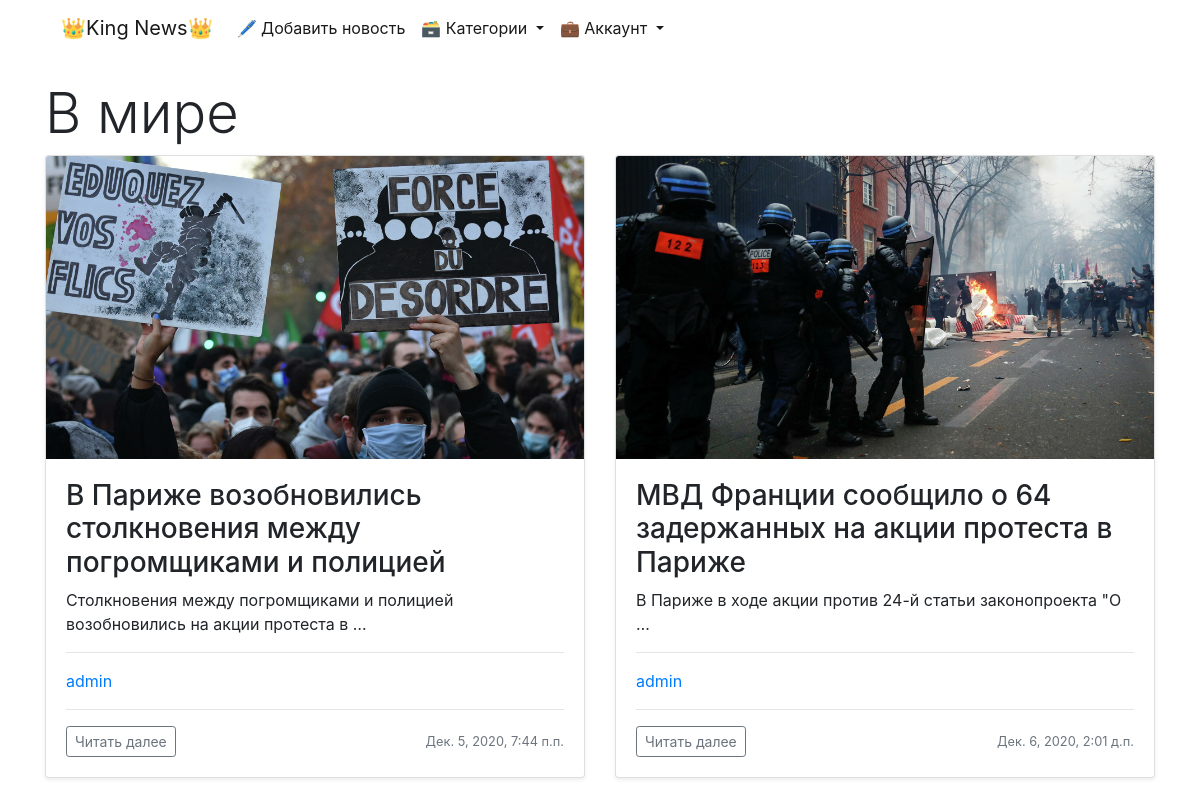
The app's page /news/category/3 with its own data.
### news/models.py (models this page shows, shortened)
class Category(models.Model):
    title = models.CharField(max_length=150, verbose_name='заголовок', unique=True)
    class Meta:
        verbose_name = 'категория'
        verbose_name_plural = 'категории'
        ordering = ['title']
    def get_absolute_url(self):
        return reverse('news:detail_category', kwargs={'category_id': self.pk})

class News(models.Model):
    author = models.ForeignKey(User, on_delete=models.PROTECT, verbose_name='автор', default=None)
    title = models.CharField(max_length=150, verbose_name='заголовок')
    content = models.TextField(verbose_name='текст')
    created_at = models.DateTimeField(auto_now_add=True, verbose_name='дата создания')
    updated_at = models.DateTimeField(auto_now=True, verbose_name='дата обновления')
    photo = models.ImageField(upload_to='photos/%Y/%m/%d/', verbose_name='постер', default='photos/default.svg')
    is_published = models.BooleanField(default=True, verbose_name='статус публикации')
    category = models.ForeignKey('Category', on_delete=models.PROTECT, verbose_name='категория', db_index=True, default=None)
    def get_absolute_url(self):
        return reverse('news:detail_news', kwargs={'pk': self.pk})
    class Meta:
        verbose_name = 'новость'
        verbose_name_plural = 'новости'
        ordering = ['created_at', 'title']

### news/views.py (the view)
# urls.py: path('category/<int:category_id>', DetailCategory.as_view(), name='detail_category'),
class DetailCategory(ListView):
    model = News
    template_name = 'news/detail_category.html'
    context_object_name = 'detail_category'
    paginate_by = 4
    def get_queryset(self):
        return News.objects.filter(category=self.kwargs['category_id'], is_published=True)
    def get_context_data(self, *, object_list=None, **kwargs):
        context = super(DetailCategory, self).get_context_data(**kwargs)
        context['title_category'] = Category.objects.get(pk=self.kwargs['category_id']).title
        return context

### news/templatetags/news_tags.py (called while the page is built)
@register.simple_tag(name='get_list_category')
def get_categories():
    categories = Category.objects.annotate(cnt=Count('news', filter=F('news__is_published')))
    return categories

### news/templates/news/detail_category.html (shortened to what this page needs)
{% extends 'base.html' %}
{% block content %}
    {% include 'inc/_nav.html' %}
    <br>
    <h1 class="display-4">{{ title_category }}</h1>
    <div class="row row-cols-2">
        {% for category in detail_category %}
            <div class="col">
                <div class="card shadow-sm">
                    <img class="bd-placeholder-img card-img-top" focusable="false" role="img"
                         width="100%" height="100%" src="{{ category.photo.url }}">
                    <div class="card-body">
                        <h3 class="card-text">{{ category.title }}</h3>
                        <p class="card-text">{{ category.content|truncatewords:10 }}</p>
                        <hr>
                        <a style="text-decoration: none;" href="#"><p>{{ category.author }}</p></a>
                        <hr>
                        <div class="d-flex justify-content-between align-items-center">
                            <div class="btn-group">
                                <form action="{{ category.get_absolute_url }}">
                                    <button type="submit" class="btn btn-sm btn-outline-secondary">
                                        Читать далее
                                    </button>
                                </form>
                            </div>
                            <small class="text-muted">{{ category.created_at }}</small>
                        </div>
                    </div>
                </div>
            </div>
        {% endfor %}
    </div>
    <br>
{% endblock %}

### records on screen
Category: title "В мире"
News: photo (picture), title "В Париже возобновились столкновения между погромщиками и полицией", content "Столкновения между погромщиками и полицией возобновились на акции протеста в …", author "admin", created_at "Дек. 5, 2020, 7:44 п.п."
News: photo (picture), title "МВД Франции сообщило о 64 задержанных на акции протеста в Париже", content "В Париже в ходе акции против 24-й статьи законопроекта \"О …", author "admin", created_at "Дек. 6, 2020, 2:01 д.п."
